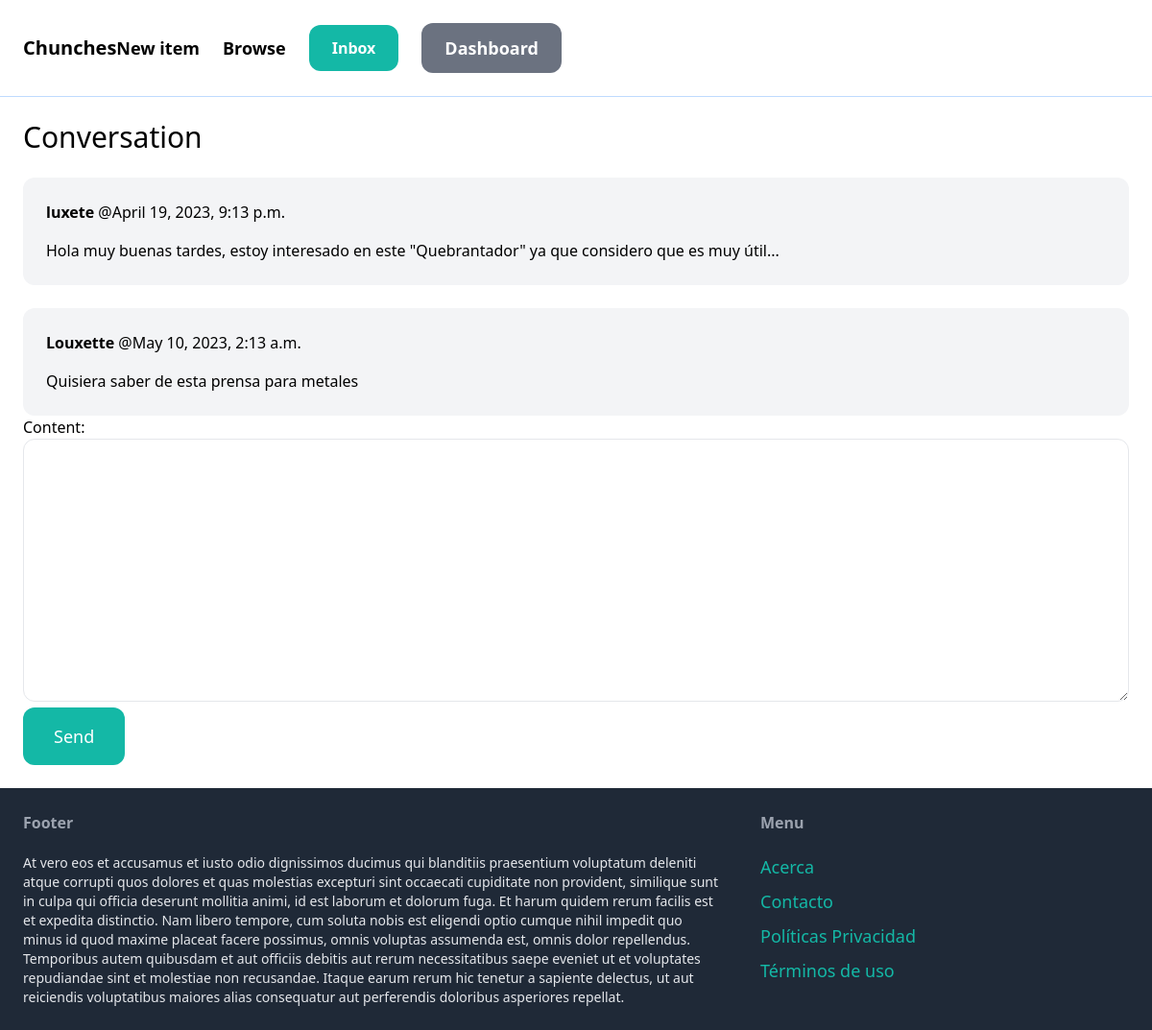
The page /inbox/1 (signed in) on the database its author committed.
### conversation/models.py (models this page shows)
class ConversationMessage(models.Model):
    conversation = models.ForeignKey(Conversation, related_name='messages', on_delete=models.CASCADE)
    content = models.TextField()
    created_at = models.DateTimeField(auto_now_add=True)
    created_by = models.ForeignKey(User, related_name='created_messages',on_delete=models.CASCADE)

### conversation/views.py (the view)
# urls.py: path('<int:pk>' , views.detail, name='detail'),
@login_required
def detail(request, pk):
    conversation = Conversation.objects.filter(members__in=[request.user.id]).get(pk=pk)
    if request.method == 'POST':
        form = ConversationMessageForm(request.POST)
        if form.is_valid():
            conversation_message = form.save(commit=False)
            conversation_message.conversation = conversation
            conversation_message.created_by = request.user
            conversation_message.save()
            conversation.save()
            return redirect('conversation:detail', pk=pk)
    else:
        form = ConversationMessageForm()
    return render(request, 'conversation/detail.html', {
        'conversation': conversation,
        'form': form
    })

### conversation/forms.py
class ConversationMessageForm(forms.ModelForm):
    class Meta:
        model = ConversationMessage
        fields = ('content',)
        widgets = {
            'content': forms.Textarea(attrs={
                'class': 'w-full py-4 px-6 rounded-xl border'
        })
        }

### conversation/templates/conversation/detail.html (shortened to what this page needs)
{% extends 'core/base.html' %}
{% block content %}
<h1 class="mb-6 text-3xl">Conversation</h1>
<div class="space-y-6">
    {% for message in conversation.messages.all %}
        <div class="p-6 flex {% if message.created_by.username == request.user %} bg-blue-100 {% else %}bg-gray-100{% endif %} rounded-xl">
            <div>
                <p class="mb-4"><strong>{{ message.created_by.username }}</strong> @{{ message.created_at }}</p>
                <p>{{ message.content }}</p>
            </div>
        </div>
    {% endfor %}
</div>
<form  method="post"  action=".">
    {{ form.as_p }}
    <button class="py-4 px-8 text-lg bg-teal-500 hover:bg-teal-700 rounded-xl text-white">Send</button>
</form>
{% endblock %}

### rows shown on the page
ConversationMessage: created_by.username "luxete", created_at "April 19, 2023, 9:13 p.m.", content "Hola muy buenas tardes, estoy interesado en este \"Quebrantador\" ya que considero que es muy útil..."
ConversationMessage: created_by.username "Louxette", created_at "May 10, 2023, 2:13 a.m.", content "Quisiera saber de esta prensa para metales"
